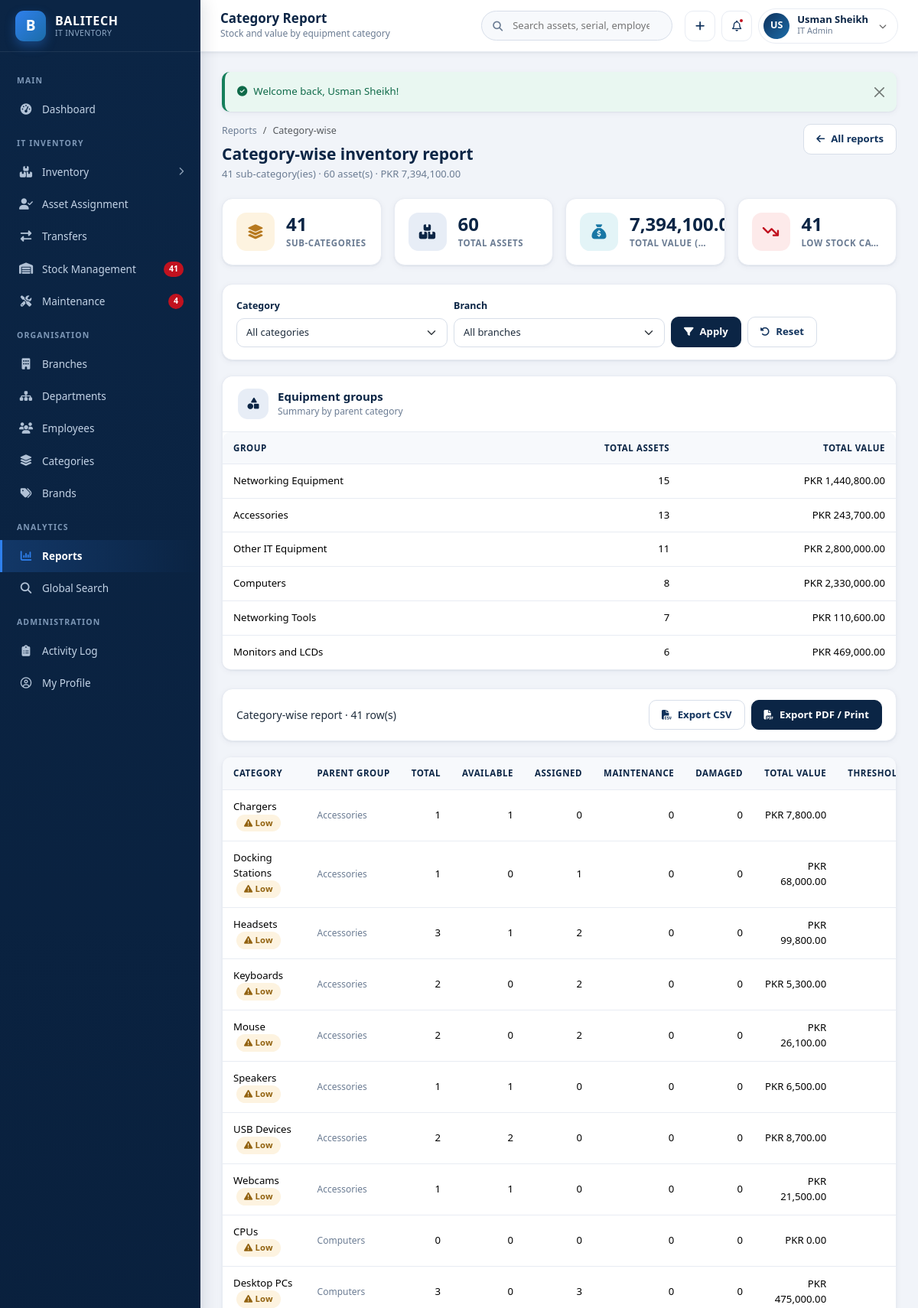
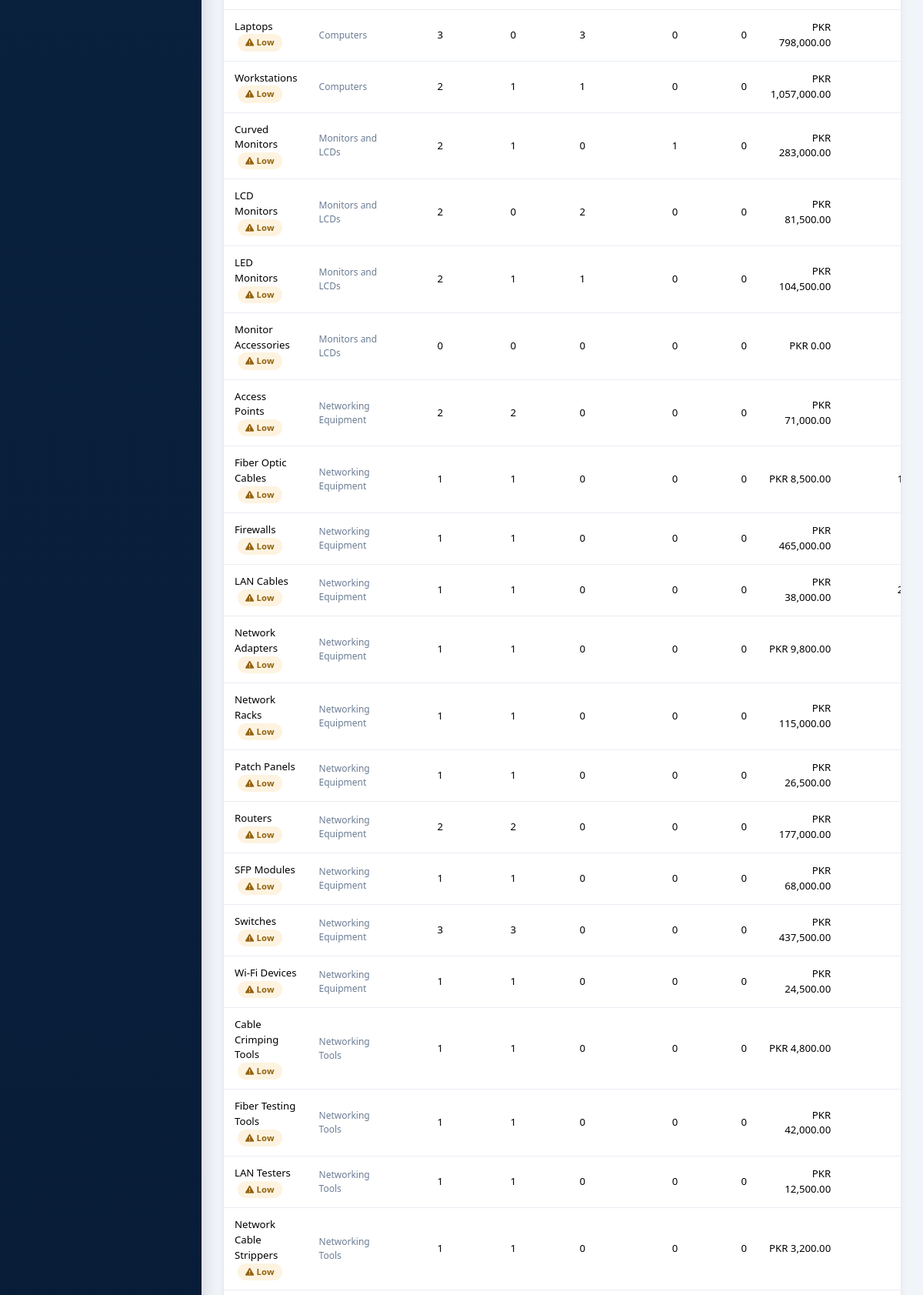
Page /reports/category.php (signed in, upper part) on the committed database (2 pictures, top to bottom).
### tables this page shows
CREATE TABLE `users` (
  `id` INT UNSIGNED NOT NULL AUTO_INCREMENT,
  `username` VARCHAR(60) NOT NULL,
  `full_name` VARCHAR(120) NOT NULL,
  `email` VARCHAR(120) NOT NULL,
  `password` VARCHAR(255) NOT NULL,
  `role` ENUM('super_admin','it_admin','branch_staff','dept_manager') NOT NULL DEFAULT 'branch_staff',
  `branch_id` INT UNSIGNED DEFAULT NULL,
  `department_id` INT UNSIGNED DEFAULT NULL,
  `phone` VARCHAR(30) DEFAULT NULL,
  `avatar` VARCHAR(255) DEFAULT NULL,
  `status` ENUM('active','inactive') NOT NULL DEFAULT 'active',
  `last_login` DATETIME DEFAULT NULL,
  `created_at` DATETIME NOT NULL DEFAULT CURRENT_TIMESTAMP,
  `updated_at` DATETIME NOT NULL DEFAULT CURRENT_TIMESTAMP ON UPDATE CURRENT_TIMESTAMP,
  PRIMARY KEY (`id`),
  UNIQUE KEY `uq_user_username` (`username`),
  UNIQUE KEY `uq_user_email` (`email`),
  KEY `idx_user_role` (`role`),
  KEY `idx_user_branch` (`branch_id`),
  KEY `idx_user_dept` (`department_id`),
  CONSTRAINT `fk_user_branch` FOREIGN KEY (`branch_id`) REFERENCES `branches` (`id`) ON DELETE SET NULL ON UPDATE CASCADE,
  CONSTRAINT `fk_user_dept` FOREIGN KEY (`department_id`) REFERENCES `departments` (`id`) ON DELETE SET NULL ON UPDATE CASCADE
);

### reports/category.php (the view, shortened to what the rows shown need)
<?php
require_once __DIR__ . '/../init.php';
$page_title    = 'Category Report';
require __DIR__ . '/../includes/header.php';
?>
<div class="page-head no-print">
    <div>
        <h2>Category-wise inventory report</h2>
    </div>
</div>
<div class="card mb-4">
    <div class="table-responsive">
        <table class="table">
            <thead><tr><th>Group</th><th class="text-end">Total Assets</th><th class="text-end">Total Value</th></tr></thead>
        </table>
    </div>
</div>
<div class="card">
    <div class="table-responsive">
        <table class="table">
            <thead>
                <tr>
                    <th>Category</th><th>Parent Group</th><th class="text-end">Total</th><th class="text-end">Available</th>
                    <th class="text-end">Assigned</th><th class="text-end">Maintenance</th><th class="text-end">Damaged</th>
                    <th class="text-end">Total Value</th><th class="text-end">Threshold</th>
                </tr>
            </thead>
        </table>
    </div>
</div>
<?php require __DIR__ . '/../includes/footer.php'; ?>

### includes/header.php (shortened to what the rows shown need)
<?php
require_once __DIR__ . '/auth.php';
$page_title   = $page_title   ?? 'Dashboard';
?>
<!DOCTYPE html>
<html lang="en">
<head>
<link rel="stylesheet" href="https://cdn.jsdelivr.net/npm/bootstrap@5.3.3/dist/css/bootstrap.min.css">
<link rel="stylesheet" href="https://cdnjs.cloudflare.com/ajax/libs/font-awesome/6.5.2/css/all.min.css">
<link rel="stylesheet" href="<?= url('assets/css/style.css') ?>">
</head>
<body>
<div class="app-wrapper">
    <?php require __DIR__ . '/sidebar.php'; ?>
    <div class="app-main">
        <header class="app-topbar no-print">
            <div class="topbar-titles">
                <h1><?= e($page_title) ?></h1>
            </div>
            <div class="topbar-actions">
                <div class="dropdown">
                    <button class="user-chip" type="button" data-bs-toggle="dropdown" aria-expanded="false">
                        <span class="avatar"><?= e(user_initials($user['full_name'])) ?></span>
                        <span class="text-start">
                            <span class="u-name d-block"><?= e($user['full_name']) ?></span>
                            <span class="u-role d-block"><?= e(role_label($user['role'])) ?></span>
                        </span>
                        <i class="fa-solid fa-chevron-down ms-1" style="font-size:10px;opacity:.6"></i>
                    </button>
                </div>
            </div>
        </header>
        <main class="app-content">

### rows in the picture
users: full_name "US", full_name "Usman Sheikh", role "IT Admin"

### other values in the picture
$notifLowStock "41"
$notifMaintenance "4"
$page_title "Category Report"
$page_subtitle "Stock and value by equipment category"
$flash['message'] "Welcome back, Usman Sheikh!"
count($rows) "41"
$grand "60"
money($grandValue) "PKR 7,394,100.00"
$lowCount "41"
$g['group_name'] "Networking Equipment"
$g['total_assets'] "15"
money($g['total_value']) "PKR 1,440,800.00"
$g['group_name'] "Accessories"
$g['total_assets'] "13"
money($g['total_value']) "PKR 243,700.00"
